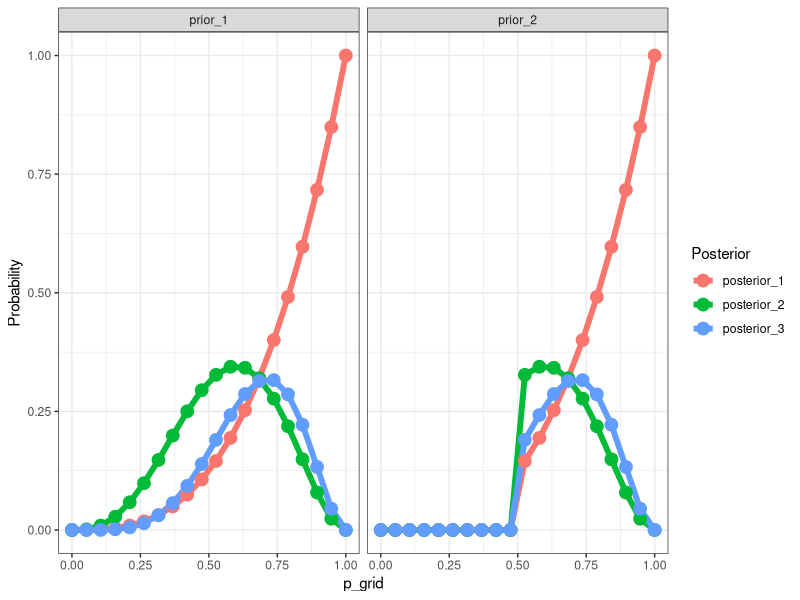

The R source for this figure:
################################# Chapter 2 ####################################

#### Exercise 2M2 - Grid Approximation 1 ####
# Define a grid (or list) of parameter values to address

#### tidy solution ####
library(tidyverse)

tibble(p_grid = round(seq(0, 1, length.out = 20), 3),
       prior_1 = rep(1, 20),
       prior_2 = ifelse(p_grid < 0.5, 0, 1)) %>%
    mutate(likelihood_1 = dbinom(x = 3, size = 3, prob = p_grid),
           likelihood_2 = dbinom(x = 3, size = 5, prob = p_grid),
           likelihood_3 = dbinom(x = 5, size = 7, prob = p_grid),
           across(starts_with("likelihood"), .fns = ~ .x * prior_1,
                  .names = gsub("likelihood", "", "posterior_{.col}_prior_1")),
           across(starts_with("posterior_1"), ~ .x / sum(.x)),
           across(starts_with("likelihood"), .fns = ~ .x * prior_2,
                  .names = gsub("likelihood", "", "posterior_{.col}_prior_2")),
           across(starts_with("posterior_1"), ~ .x / sum(.x))
    ) %>%
    select(1, 7:12) %>%
    pivot_longer(cols = 2:7, names_to = "Posterior", values_to = "Probability") %>%
    mutate(Prior = gsub("posterior_likelihood_[0-9]_", "", Posterior),
           Posterior = gsub("likelihood_|_prior_[0-9]", "", Posterior)) %>%
    ggplot(aes(x = p_grid, y = Probability, color = Posterior)) +
    geom_line(size = 2) +
    geom_point(size = 4) +
    facet_grid(~ Prior) +
    theme_bw()
